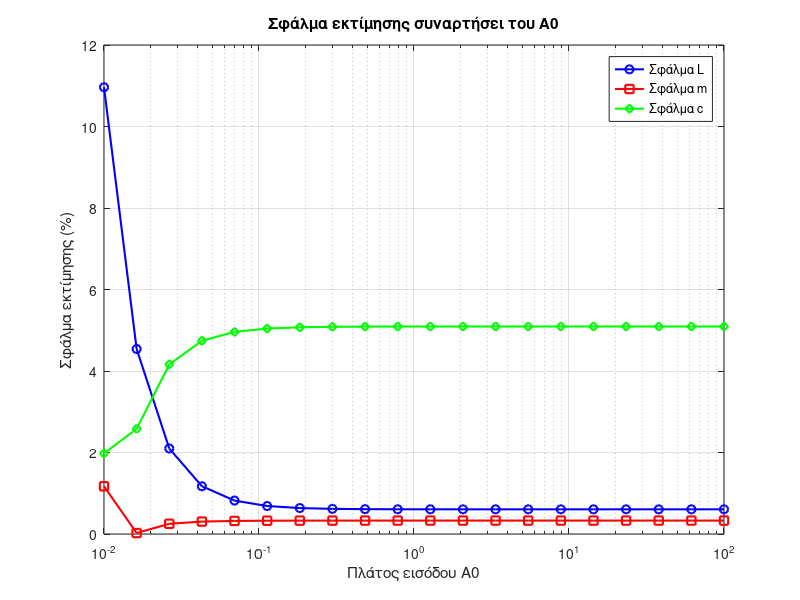

Here is the MATLAB script that generated this plot:
clc; clear; close all;

% Πραγματικές Παράμετροι Συστήματος
m_true = 0.75;      % kg
L_true = 1.25;      % m
c_true = 0.15;      % N·m·s
g = 9.81;           % m/s²
omega = 2;          % rad/s
Ts = 0.1;           % Περίοδος δειγματοληψίας [s]

% Πίνακας τιμών πλάτους A0
A0_values = logspace(-2, 2, 20); % 20 σημεία από 0.01 έως 100

% Αποθήκευση σφαλμάτων εκτίμησης
errors_m = zeros(size(A0_values));
errors_L = zeros(size(A0_values));
errors_c = zeros(size(A0_values));

% Ορισμός φίλτρων
lambda = 1;  
s = tf('s');
filter_s_over_s1 = s/(s + lambda);
filter_1_over_s1 = 1/(s + lambda);

% Προσομοίωση για κάθε τιμή του A0
for i = 1:length(A0_values)
    A0 = A0_values(i);
    
    % Ορισμός Συνεχούς Συστήματος
    A = [0 1; -g/L_true -c_true/(m_true*L_true^2)];
    B = [0; 1/(m_true*L_true^2)];
    odefun = @(t, x) A*x + B*A0*sin(omega*t);
    tspan = 0:0.001:20;  % Λεπτό βήμα για ακρίβεια
    x0 = [0; 0];         % Αρχικές συνθήκες
    [t, x] = ode45(odefun, tspan, x0);

    % Δειγματοληψία
    t_sampled = (0:Ts:20)';
    q_sampled = interp1(t, x(:,1), t_sampled, 'linear', 'extrap');
    dq_sampled = interp1(t, x(:,2), t_sampled, 'linear', 'extrap');
    u_sampled = A0 * sin(omega * t_sampled);

    % Υπολογισμός s*y και φιλτραρισμένων σημάτων
    sy = gradient(q_sampled, Ts);
    s_over_s1_y = lsim(filter_s_over_s1, q_sampled, t_sampled);
    s2_over_s1_y = sy - s_over_s1_y;

    % Υπολογισμός των φίλτρων για την παλινδρόμηση
    phi1 = -s_over_s1_y;
    phi2 = -lsim(filter_1_over_s1, q_sampled, t_sampled);
    phi3 = lsim(filter_1_over_s1, u_sampled, t_sampled);

    % Αφαίρεση μεταβατικών φαινομένων
    Y = s2_over_s1_y(10:end);
    Phi = [phi1(10:end), phi2(10:end), phi3(10:end)];

    % Επίλυση με ελαχιστοποίηση τετραγώνων
    theta = (Phi' * Phi + 1e-6 * eye(3)) \ (Phi' * Y);

    % Ανάκτηση φυσικών παραμέτρων
    alpha1 = theta(1);  
    alpha2 = theta(2);  
    b1 = theta(3);

    L_est = g / alpha2;
    m_est = 1 / (b1 * L_est^2);
    c_est = alpha1 * m_est * L_est^2;

    % Υπολογισμός σχετικών σφαλμάτων (%)
    errors_m(i) = abs((m_est - m_true) / m_true) * 100;
    errors_L(i) = abs((L_est - L_true) / L_true) * 100;
    errors_c(i) = abs((c_est - c_true) / c_true) * 100;
end

figure;
semilogx(A0_values, errors_L, 'b-o', 'LineWidth', 1.5); hold on;
semilogx(A0_values, errors_m, 'r-s', 'LineWidth', 1.5);
semilogx(A0_values, errors_c, 'g-d', 'LineWidth', 1.5);
xlabel('Πλάτος εισόδου A0');
ylabel('Σφάλμα εκτίμησης (%)');
title('Σφάλμα εκτίμησης συναρτήσει του A0');
legend('Σφάλμα L', 'Σφάλμα m', 'Σφάλμα c', 'Location', 'Best');
grid on;
